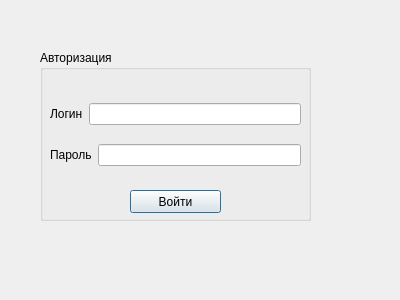
<?xml version="1.0" encoding="UTF-8"?>
<ui version="4.0">
 <class>AuthWindow</class>
 <widget class="QDialog" name="AuthWindow">
  <property name="geometry">
   <rect>
    <x>0</x>
    <y>0</y>
    <width>400</width>
    <height>300</height>
   </rect>
  </property>
  <property name="windowTitle">
   <string>Dialog</string>
  </property>
  <widget class="QGroupBox" name="groupBox">
   <property name="geometry">
    <rect>
     <x>40</x>
     <y>50</y>
     <width>271</width>
     <height>171</height>
    </rect>
   </property>
   <property name="title">
    <string>Авторизация</string>
   </property>
   <widget class="QPushButton" name="loginButton">
    <property name="geometry">
     <rect>
      <x>90</x>
      <y>140</y>
      <width>91</width>
      <height>23</height>
     </rect>
    </property>
    <property name="text">
     <string>Войти</string>
    </property>
   </widget>
   <widget class="QWidget" name="">
    <property name="geometry">
     <rect>
      <x>10</x>
      <y>40</y>
      <width>251</width>
      <height>91</height>
     </rect>
    </property>
    <layout class="QVBoxLayout" name="verticalLayout">
     <item>
      <layout class="QHBoxLayout" name="horizontalLayout">
       <item>
        <widget class="QLabel" name="label">
         <property name="text">
          <string>Логин</string>
         </property>
        </widget>
       </item>
       <item>
        <widget class="QLineEdit" name="loginEdit"/>
       </item>
      </layout>
     </item>
     <item>
      <layout class="QHBoxLayout" name="horizontalLayout_2">
       <item>
        <widget class="QLabel" name="label_2">
         <property name="text">
          <string>Пароль</string>
         </property>
        </widget>
       </item>
       <item>
        <widget class="QLineEdit" name="passwordEdit">
         <property name="sizePolicy">
          <sizepolicy hsizetype="Expanding" vsizetype="Fixed">
           <horstretch>0</horstretch>
           <verstretch>0</verstretch>
          </sizepolicy>
         </property>
         <property name="echoMode">
          <enum>QLineEdit::Password</enum>
         </property>
        </widget>
       </item>
      </layout>
     </item>
    </layout>
   </widget>
  </widget>
 </widget>
 <resources/>
 <connections/>
</ui>
